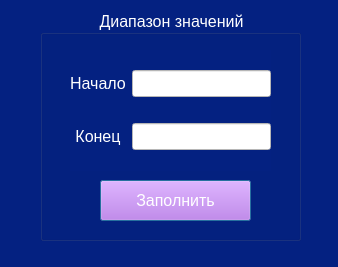
<?xml version="1.0" encoding="UTF-8"?>
<ui version="4.0">
 <class>Sort_With_Range</class>
 <widget class="QDialog" name="Sort_With_Range">
  <property name="geometry">
   <rect>
    <x>0</x>
    <y>0</y>
    <width>338</width>
    <height>267</height>
   </rect>
  </property>
  <property name="windowTitle">
   <string>Dialog</string>
  </property>
  <property name="styleSheet">
   <string notr="true">background-color: rgb(4, 33, 129);</string>
  </property>
  <widget class="QGroupBox" name="registration_box">
   <property name="geometry">
    <rect>
     <x>40</x>
     <y>10</y>
     <width>261</width>
     <height>231</height>
    </rect>
   </property>
   <property name="font">
    <font>
     <family>MS Sans Serif</family>
     <pointsize>12</pointsize>
    </font>
   </property>
   <property name="cursor">
    <cursorShape>PointingHandCursor</cursorShape>
   </property>
   <property name="styleSheet">
    <string notr="true">color: rgb(255, 255, 255);</string>
   </property>
   <property name="title">
    <string>Диапазон значений</string>
   </property>
   <property name="alignment">
    <set>Qt::AlignmentFlag::AlignCenter</set>
   </property>
   <widget class="QPushButton" name="input_numbers">
    <property name="geometry">
     <rect>
      <x>60</x>
      <y>170</y>
      <width>151</width>
      <height>41</height>
     </rect>
    </property>
    <property name="font">
     <font>
      <family>MS Sans Serif</family>
      <pointsize>12</pointsize>
     </font>
    </property>
    <property name="styleSheet">
     <string notr="true">color: rgb(255, 255, 255);
background-color: rgb(196, 106, 234);</string>
    </property>
    <property name="text">
     <string>Заполнить</string>
    </property>
   </widget>
   <widget class="QWidget" name="gridLayoutWidget">
    <property name="geometry">
     <rect>
      <x>30</x>
      <y>40</y>
      <width>201</width>
      <height>121</height>
     </rect>
    </property>
    <property name="font">
     <font>
      <family>MS Sans Serif</family>
      <pointsize>12</pointsize>
     </font>
    </property>
    <layout class="QGridLayout" name="gridLayout">
     <item row="0" column="1">
      <widget class="QLineEdit" name="input_start">
       <property name="font">
        <font>
         <family>MS Sans Serif</family>
         <pointsize>12</pointsize>
         <bold>true</bold>
        </font>
       </property>
       <property name="styleSheet">
        <string notr="true">background-color: rgb(255, 255, 255);
color: rgb(0, 0, 0);</string>
       </property>
      </widget>
     </item>
     <item row="1" column="1">
      <widget class="QLineEdit" name="input_end">
       <property name="font">
        <font>
         <family>MS Sans Serif</family>
         <pointsize>12</pointsize>
         <bold>true</bold>
        </font>
       </property>
       <property name="styleSheet">
        <string notr="true">background-color: rgb(255, 255, 255);
color: rgb(0, 0, 0);</string>
       </property>
      </widget>
     </item>
     <item row="1" column="0">
      <widget class="QLabel" name="end">
       <property name="font">
        <font>
         <family>MS Sans Serif</family>
         <pointsize>12</pointsize>
        </font>
       </property>
       <property name="styleSheet">
        <string notr="true">color: rgb(255, 255, 255);</string>
       </property>
       <property name="text">
        <string>Конец</string>
       </property>
       <property name="alignment">
        <set>Qt::AlignmentFlag::AlignCenter</set>
       </property>
      </widget>
     </item>
     <item row="0" column="0">
      <widget class="QLabel" name="start">
       <property name="font">
        <font>
         <family>MS Sans Serif</family>
         <pointsize>12</pointsize>
        </font>
       </property>
       <property name="styleSheet">
        <string notr="true">color: rgb(255, 255, 255);</string>
       </property>
       <property name="text">
        <string>Начало</string>
       </property>
       <property name="alignment">
        <set>Qt::AlignmentFlag::AlignCenter</set>
       </property>
      </widget>
     </item>
    </layout>
   </widget>
  </widget>
 </widget>
 <resources/>
 <connections/>
</ui>
